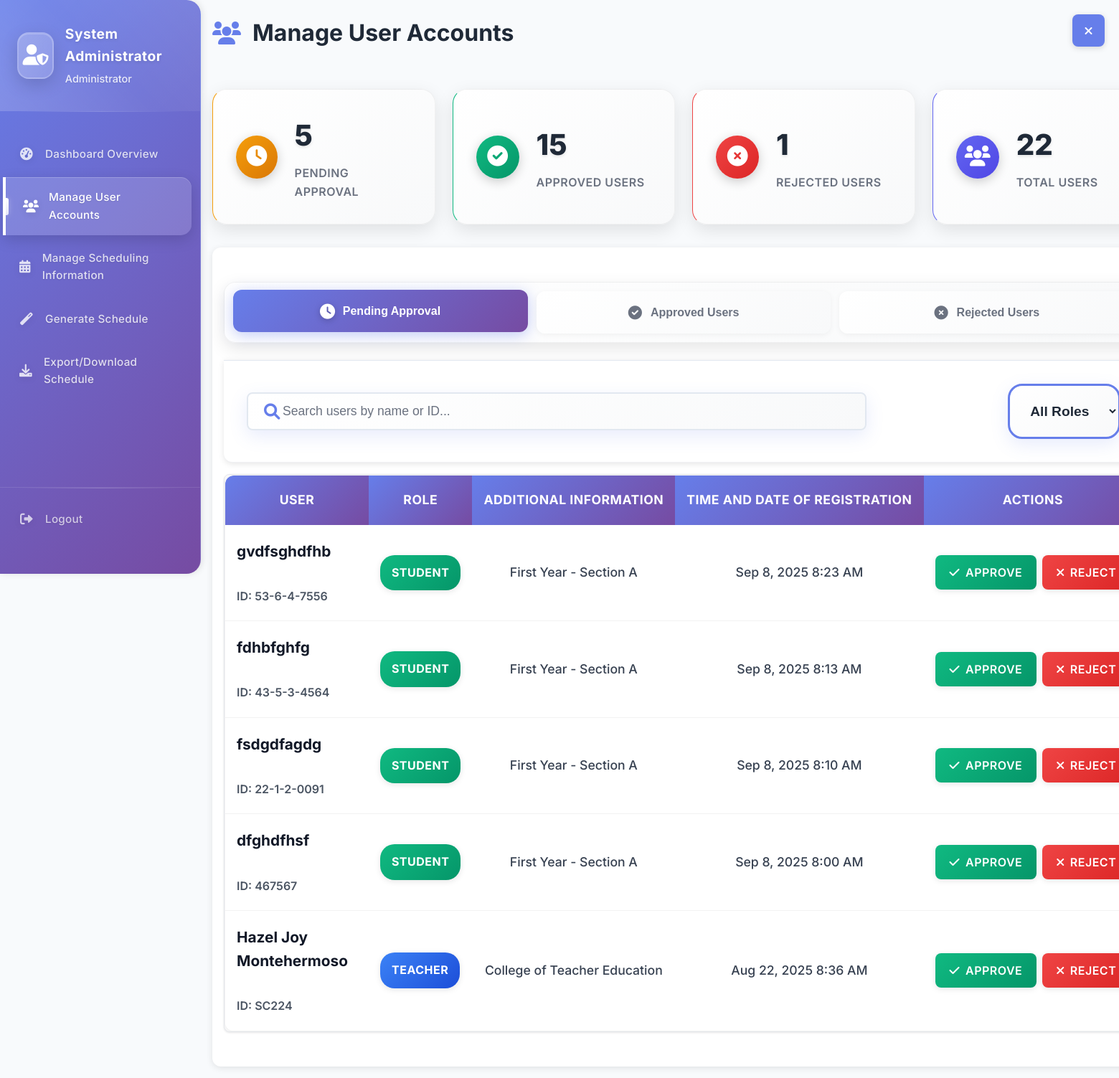
The page /dashboards/admin/manage-users.php (signed in) on the database its author committed.
### tables this page shows
CREATE TABLE `users` (
  `id` int NOT NULL AUTO_INCREMENT,
  `user_id` varchar(20) NOT NULL,
  `full_name` varchar(100) NOT NULL,
  `email` varchar(100) DEFAULT NULL,
  `password_hash` varchar(255) NOT NULL,
  `role` enum('admin','teacher','student') NOT NULL,
  `status` enum('pending','approved','rejected','suspended') DEFAULT 'pending',
  `email_verified` tinyint(1) DEFAULT '0',
  `verification_token` varchar(100) DEFAULT NULL,
  `reset_token` varchar(100) DEFAULT NULL,
  `reset_token_expires` datetime DEFAULT NULL,
  `created_at` timestamp NULL DEFAULT CURRENT_TIMESTAMP,
  `updated_at` timestamp NULL DEFAULT CURRENT_TIMESTAMP ON UPDATE CURRENT_TIMESTAMP,
  PRIMARY KEY (`id`),
  UNIQUE KEY `user_id` (`user_id`),
  UNIQUE KEY `email` (`email`)
);

### config/database.php (called while the page is built, shortened)
<?php
class Database {
    private $host = DB_HOST;
    private $user = DB_USER;
    private $pass = DB_PASS;
    private $dbname = DB_NAME;
    private $dbh;
    private $stmt;
    public function __construct() {
        $dsn = 'mysql:host=' . $this->host . ';dbname=' . $this->dbname;
        $options = array(
            PDO::ATTR_PERSISTENT => true,
            PDO::ATTR_ERRMODE => PDO::ERRMODE_EXCEPTION
        );
        try {
            $this->dbh = new PDO($dsn, $this->user, $this->pass, $options);
        } catch(PDOException $e) {
            $this->error = $e->getMessage();
            throw new Exception("Database connection failed: " . $e->getMessage());
        }
    }
    public function query($query) {
        $this->stmt = $this->dbh->prepare($query);
    }
    public function execute() {
        return $this->stmt->execute();
    }
    public function resultset() {
        $this->execute();
        return $this->stmt->fetchAll(PDO::FETCH_ASSOC);
    }
}

### dashboards/admin/manage-users.php (the view, shortened to what this page needs)
<?php
require_once __DIR__ . '/../../config/database.php';
try {
    $db = new Database();
    $db->query('SELECT u.*,
                       CASE
                           WHEN u.role = "teacher" THEN t.department
                           WHEN u.role = "student" THEN CONCAT(s.year_level, " - Section ", s.section)
                           ELSE NULL
                       END as additional_info,
                       CASE
                           WHEN u.role = "teacher" THEN t.teacher_id
                           WHEN u.role = "student" THEN s.student_id
                           ELSE NULL
                       END as role_id
                FROM users u
                LEFT JOIN teachers t ON u.user_id = t.user_id
                LEFT JOIN students s ON u.user_id = s.user_id
                WHERE u.role != "admin"
                ORDER BY u.created_at DESC');
    $all_users = $db->resultset();
    $pending_users = array_filter($all_users, function($u) { return $u['status'] === 'pending'; });
    $approved_users = array_filter($all_users, function($u) { return $u['status'] === 'approved'; });
    $rejected_users = array_filter($all_users, function($u) { return $u['status'] === 'rejected'; });
} catch (Exception $e) {
    $error_message = "Error loading users: " . $e->getMessage();
    $all_users = [];
    $pending_users = [];
    $approved_users = [];
    $rejected_users = [];
}
?>
<!DOCTYPE html>
<html lang="en">
<head>
    <link rel="stylesheet" href="../../assets/css/style.css">
    <link rel="stylesheet" href="https://cdnjs.cloudflare.com/ajax/libs/font-awesome/6.0.0/css/all.min.css">
</head>
<body>
    <div class="admin-layout">
        <aside class="admin-sidebar" aria-expanded="true">
            <div class="sidebar-header">
                <div class="admin-profile">
                    <div class="admin-avatar">
                        <i class="fas fa-user-shield"></i>
                    </div>
                    <div class="admin-info">
                        <h4><?php echo htmlspecialchars($_SESSION['full_name']); ?></h4>
                        <span>Administrator</span>
                    </div>
                </div>
            </div>
            <nav class="sidebar-nav">
                <ul class="nav-menu">
                    <li class="nav-item">
                        <a href="dashboard.php" class="nav-link">
                            <i class="fas fa-tachometer-alt"></i>
                            <span>Dashboard Overview</span>
                        </a>
                    </li>
                    <li class="nav-item">
                        <a href="manage-users.php" class="nav-link active">
                            <i class="fas fa-users"></i>
                            <span>Manage User Accounts</span>
                        </a>
                    </li>
                    <li class="nav-item">
                        <a href="manage-scheduling.php" class="nav-link">
                            <i class="fas fa-calendar-alt"></i>
                            <span>Manage Scheduling Information</span>
                        </a>
                    </li>
                    <li class="nav-item">
                        <a href="generate-schedule.php" class="nav-link">
                            <i class="fas fa-magic"></i>
                            <span>Generate Schedule</span>
                        </a>
                    </li>
                    <li class="nav-item">
                        <a href="export-schedule.php" class="nav-link">
                            <i class="fas fa-download"></i>
                            <span>Export/Download Schedule</span>
                        </a>
                    </li>
                </ul>
                <div class="sidebar-footer">
                    <a href="../../auth/logout.php" class="nav-link logout-link">
                        <i class="fas fa-sign-out-alt"></i>
                        <span>Logout</span>
                    </a>
                </div>
            </nav>
        </aside>
        <main class="admin-main">
            <div class="main-header">
                <h1 class="page-title">
                    <i class="fas fa-users"></i> Manage User Accounts
                </h1>
                <button id="headerSidebarToggle" class="sidebar-toggle">
                    <i class="fas fa-bars"></i>
                </button>
            </div>
            <div class="user-management-header">
                <div class="header-stats">
                    <div class="stat-card pending">
                        <div class="stat-icon">
                            <i class="fas fa-clock"></i>
                        </div>
                        <div class="stat-info">
                            <h3><?php echo count($pending_users); ?></h3>
                            <p>Pending Approval</p>
                        </div>
                    </div>
                    <div class="stat-card approved">
                        <div class="stat-icon">
                            <i class="fas fa-check-circle"></i>
                        </div>
                        <div class="stat-info">
                            <h3><?php echo count($approved_users); ?></h3>
                            <p>Approved Users</p>
                        </div>
                    </div>
                    <div class="stat-card rejected">
                        <div class="stat-icon">
                            <i class="fas fa-times-circle"></i>
                        </div>
                        <div class="stat-info">
                            <h3><?php echo count($rejected_users); ?></h3>
                            <p>Rejected Users</p>
                        </div>
                    </div>
                    <div class="stat-card total">
                        <div class="stat-icon">
                            <i class="fas fa-users"></i>
                        </div>
                        <div class="stat-info">
                            <h3><?php echo count($all_users); ?></h3>
                            <p>Total Users</p>
                        </div>
                    </div>
                </div>
            </div>
            <div class="main-content">
            <div class="tabs enhanced-tabs">
                <div class="tab-buttons">
                    <button class="tab-button active" data-tab="pending">
                        <i class="fas fa-clock"></i>
                        <span>Pending Approval</span>
                    </button>
                    <button class="tab-button" data-tab="approved">
                        <i class="fas fa-check-circle"></i>
                        <span>Approved Users</span>
                    </button>
                    <button class="tab-button" data-tab="rejected">
                        <i class="fas fa-times-circle"></i>
                        <span>Rejected Users</span>
                    </button>
                </div>
                <div class="management-controls">
                    <div class="search-bar">
                        <i class="fas fa-search"></i>
                        <input type="text" id="userSearch" placeholder="Search users by name or ID..." class="search-input">
                    </div>
                    <div class="filter-controls">
                        <select id="roleFilter" class="filter-select">
                            <option value="">All Roles</option>
                        </select>
                    </div>
                </div>
                <div class="tab-content active" id="pending">
                    <?php if (count($pending_users) > 0): ?>
                        <div class="table-container" style="width: 100%; overflow: hidden; display: flex; justify-content: center;">
                            <table class="table users-table" id="pendingTable" style="width: 100%; table-layout: fixed; font-size: 0.85rem;">
                                <thead>
                                    <tr>
                                        <th style="width: 15%; padding: 0.3rem;">User</th>
                                        <th style="width: 8%; padding: 0.3rem;">Role</th>
                                        <th style="width: 15%; padding: 0.3rem;">Additional Information</th>
                                        <th style="width: 12%; padding: 0.3rem;">Time and Date of Registration</th>
                                        <th style="width: 10%; padding: 0.3rem;">Actions</th>
                                    </tr>
                                </thead>
                                <tbody>
                            <?php foreach ($pending_users as $pending_user): ?>
                                    <tr data-user-id="<?php echo $pending_user['user_id']; ?>" data-role="<?php echo $pending_user['role']; ?>" data-status="pending">
                                        <td class="cell-name">
                                            <strong><?php echo htmlspecialchars($pending_user['full_name']); ?></strong><br>
                                            <small class="cell-id">ID: <?php echo htmlspecialchars($pending_user['role_id']); ?></small>
                                        </td>
                                        <td>
                                            <span class="status-badge status-<?php echo $pending_user['role']; ?>"><?php echo ucfirst($pending_user['role']); ?></span>
                                        </td>
                                        <td><?php echo htmlspecialchars($pending_user['additional_info'] ?? ''); ?></td>
                                        <td><?php echo date('M j, Y g:i A', strtotime($pending_user['created_at'])); ?></td>
                                        <td>
                                            <div class="flex gap-2">
                                                <button class="btn btn-success" onclick="updateUserStatus('<?php echo $pending_user['user_id']; ?>', 'approved')"><i class="fas fa-check"></i> Approve</button>
                                                <button class="btn btn-danger" onclick="updateUserStatus('<?php echo $pending_user['user_id']; ?>', 'rejected')"><i class="fas fa-times"></i> Reject</button>
                                    </div>
                                        </td>
                                    </tr>
                            <?php endforeach; ?>
                                </tbody>
                            </table>
                        </div>
                    <?php endif; ?>
                </div>
            </div>
            </div>
        </main>
    </div>
</body>
</html>

### rows shown on the page
users: full_name "gvdfsghdfhb", role_id "53-6-4-7556", role "STUDENT", additional_info "First Year - Section A", created_at "Sep 8, 2025 8:23 AM"
users: full_name "fdhbfghfg", role_id "43-5-3-4564", role "STUDENT", additional_info "First Year - Section A", created_at "Sep 8, 2025 8:13 AM"
users: full_name "fsdgdfagdg", role_id "22-1-2-0091", role "STUDENT", additional_info "First Year - Section A", created_at "Sep 8, 2025 8:10 AM"
users: full_name "dfghdfhsf", role_id "467567", role "STUDENT", additional_info "First Year - Section A", created_at "Sep 8, 2025 8:00 AM"
users: full_name "Hazel Joy Montehermoso", role_id "SC224", role "TEACHER", additional_info "College of Teacher Education", created_at "Aug 22, 2025 8:36 AM"

### other values the page prints
$_SESSION['full_name'] "System Administrator"
count($pending_users) "5"
count($approved_users) "15"
count($rejected_users) "1"
count($all_users) "22"
